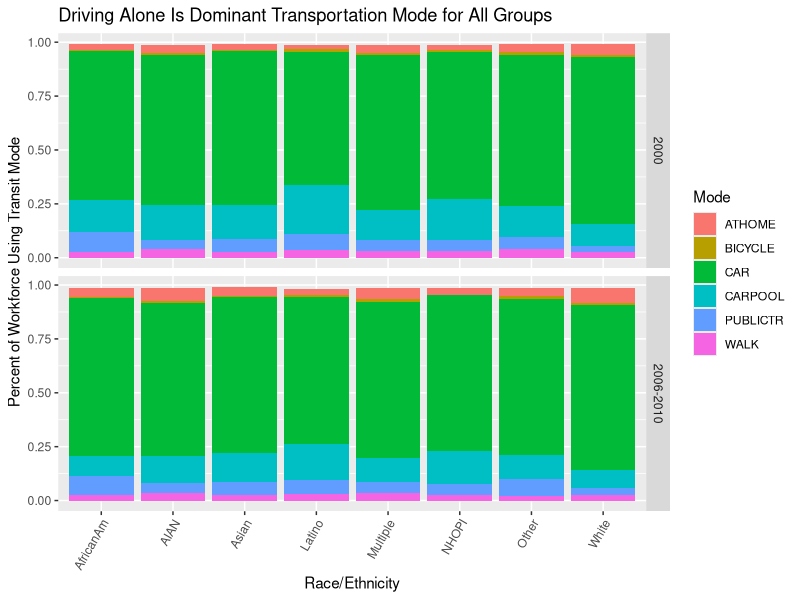
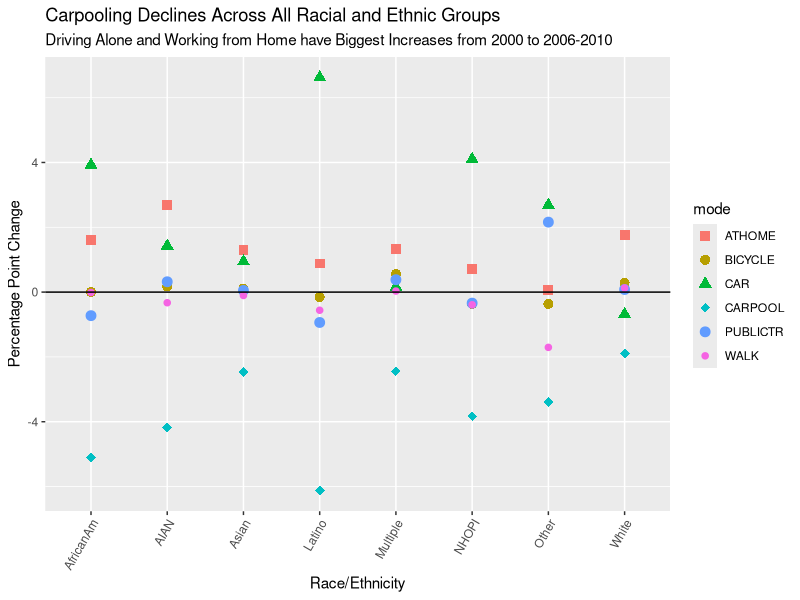
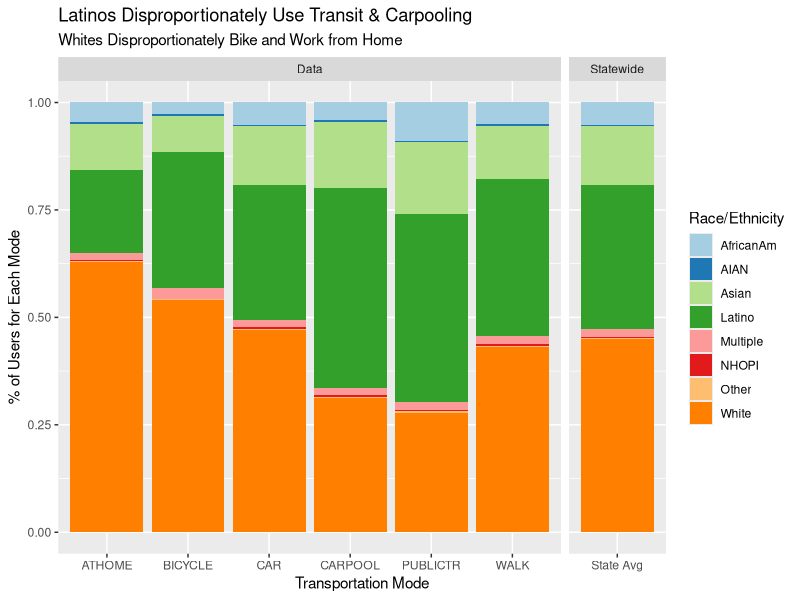
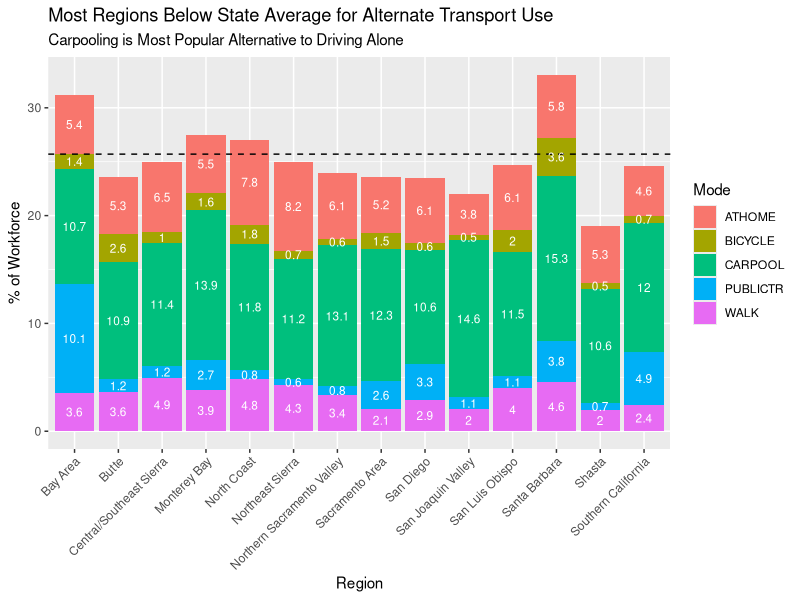
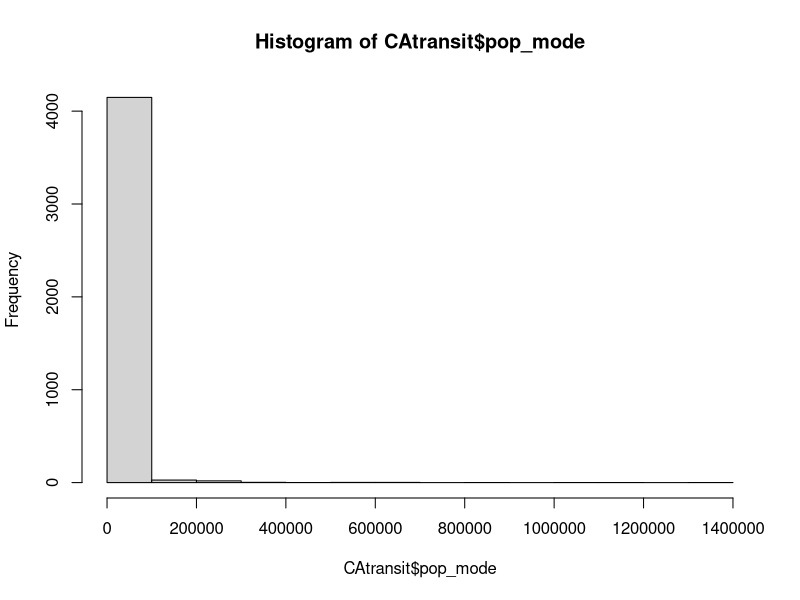
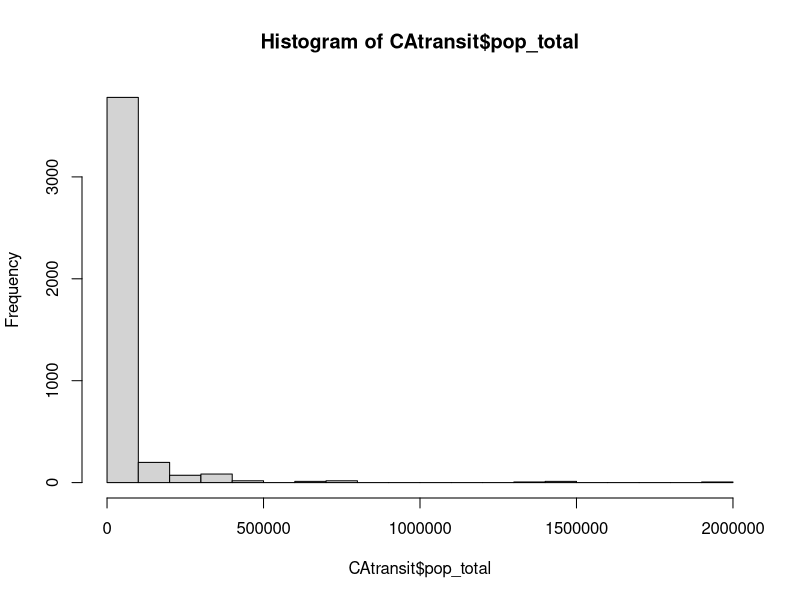
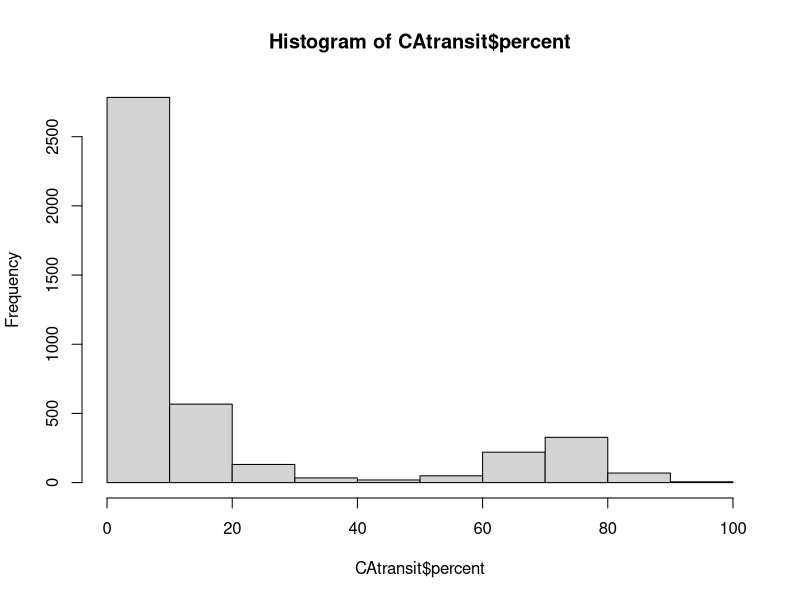
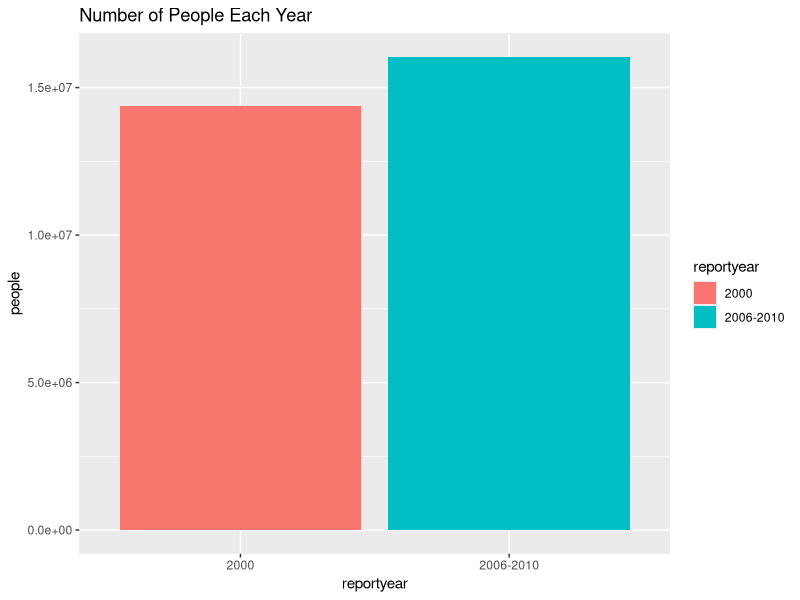

R code for these plots, in order:
# Joseph Carl
# BUAN 5210
# Final Project: CA Transportation
# Technical Appendix


# RESEARCH QUESTIONS
  # How does the proportion of people driving/carpooling to work compare to the 
    # proportion of people using alternate transportation in different parts of the state 
    # (both county and region)?
  # Do different races/ethnicities use alternative forms of transportation in varying levels, and do those levels differ across the state?
  # Have uses of alternate transportation increased or decreased over time?

# RESEARCH PLAN
# Calculate and visualize the % level of driving/carpooling compared to alternate transportation 
#      by county and region. Is there a difference between urban and rural counties/regions?
# Calculate and visualize the % level of driving/carpooling compared to alternate transportation 
#     by ethnicity. Are certain races/ethnicities more likely to use alternate transportation than others?
# Compare the level of usage (% of population) for each transportation type for 2000 and 2006-2010 
#     to see if there are differences. I want to see if alternate transportation usage has increased, 
#     decreased, or stayed the same over time, and see if there is a difference across counties and ethnicities.
# Because this dataset also has statewide data for the above averages, I can compare counties and regions 
#     to the state average to see which ones are above and below the average level.

# MAIN FINDINGS
  # 1. Change in mode usage by ethnicity and/or region from 2000 to 2006-2010
  # 2. Conditional probability of race/ethnicity given transit mode
  # 3. Alternate transport can be popular in urban, suburban, and rural regions


#--------------------------
# GETTING STARTED
#--------------------------


# Clear workspace
rm(list=ls(all=TRUE))

# Libraries
library(tidyverse)
library(maps)             # for creating county maps of California
library(RColorBrewer)


#this is the data used for this analysis
CAtransit <- read.csv("CAtransit.csv", stringsAsFactors = TRUE)


# Capwords function from toupper() documentation to make strings look better
capwords <- function(s, strict = FALSE) {
  cap <- function(s) paste(toupper(substring(s, 1, 1)),
                           {s <- substring(s, 2); if(strict) tolower(s) else s},
                           sep = "", collapse = " " )
  sapply(strsplit(s, split = " "), cap, USE.NAMES = !is.null(names(s)))
}


#--------------------------
# VISUALS USED IN FINAL REPORT
#--------------------------

# 1
# Do different races/ethnicities use transport modes differently across CA?
CAtransit %>% 
  group_by(race_eth_name, mode, reportyear) %>% 
  summarise(modepop = sum(pop_mode, na.rm=T), totpop = sum(pop_total, na.rm=T),
            perc = modepop/totpop) %>% 
  ggplot(aes(race_eth_name, perc, fill=mode))+
  geom_bar(stat="identity")+
  facet_grid(reportyear ~.)+
  theme(axis.text.x = element_text(angle = 60, hjust = 1))+
  labs(x="Race/Ethnicity",
       y="Percent of Workforce Using Transit Mode", 
       fill="Mode",
       title = "Driving Alone Is Dominant Transportation Mode for All Groups")
# whites appear to drive alone the most, while Latinos drive alone the least and carpool the most
# African Americans appear to use public transit at higher rates than others

# How much did mode usage change over time for each race/ethnicity?
CAtransit %>%  
  group_by(race_eth_name, mode, reportyear) %>% 
  summarise(modepop = sum(pop_mode, na.rm=T), totpop = sum(pop_total, na.rm=T),
            perc = modepop/totpop) %>% 
  select(-(4:5)) %>% 
  spread(reportyear, perc) %>% 
  mutate(percChange = (`2006-2010` - `2000`) / `2000` , 
         percPointChange = (`2006-2010` - `2000`)*100) %>% 
  ggplot(aes(race_eth_name, percPointChange, colour=mode, shape=mode))+
  geom_point(size=3)+
  scale_shape_manual(values = c(15,16,17,18,19,20))+
  geom_hline(yintercept = 0)+
  theme(axis.text.x = element_text(angle = 60, hjust = 1))+
  labs(x="Race/Ethnicity",
       y="Percentage Point Change", 
       fill="Mode",
       title = "Carpooling Declines Across All Racial and Ethnic Groups",
       subtitle = "Driving Alone and Working from Home have Biggest Increases from 2000 to 2006-2010")


# 2
# Construct a frequency table of race/ethnicity and transportation mode

race_transit <- CAtransit %>% filter(reportyear=="2006-2010") %>% 
  group_by(race_eth_name, mode) %>% 
  summarise(people = sum(pop_mode, na.rm=T)) 


race_transit_freq <- xtabs(people ~ race_eth_name + mode, race_transit)

# Graphing relative probabilities
transit_probs <- as.data.frame(prop.table(race_transit_freq, 2))
transit_probs$Source <- "Data"

# get statewide % of population for each group
statewide <- CAtransit %>% filter(reportyear=="2006-2010") %>% 
  group_by(race_eth_name) %>% 
  summarise(people = sum(pop_mode, na.rm=T)) %>% 
  mutate(mode = as.factor("State Avg"),
         Freq = people/sum(people),
         Source = as.factor("Statewide")) %>% 
  select(-2)

transit_probs_graph2 <-  bind_rows(transit_probs, statewide)
transit_probs_graph2$mode <- as.factor(transit_probs_graph2$mode)
transit_probs_graph2$Source <- as.factor(transit_probs_graph2$Source)


ggplot(transit_probs_graph2, aes(mode, Freq, fill = race_eth_name)) +
  geom_bar(stat="identity")+
  facet_grid(~ Source, scales = "free_x", space = "free_x")+
  labs(x="Transportation Mode",
       y="% of Users for Each Mode",
       fill="Race/Ethnicity",
       title = "Latinos Disproportionately Use Transit & Carpooling",
       subtitle = "Whites Disproportionately Bike and Work from Home")+
  scale_fill_brewer(palette = "Paired")

# 3
# what is the breakdown (by mode) of alternate transport use by region?
# just using 2006-2010 data for this one

CAtransit %>% filter(reportyear == "2006-2010" & mode != "CAR") %>% 
  group_by(region_name, mode) %>% 
  summarise(modepop = sum(pop_mode, na.rm=T), totpop = sum(pop_total, na.rm=T),
            perc = modepop/totpop*100) %>% 
  ggplot(aes(region_name, perc, fill=mode, label=round(perc,1)))+
  geom_bar(stat="identity")+
  theme(axis.text.x = element_text(angle = 45, hjust = 1))+
  geom_hline(yintercept=25.7, linetype="dashed")+
  labs(x="Region", 
       y="% of Workforce",
       fill="Mode",
       title="Most Regions Below State Average for Alternate Transport Use",
       subtitle = "Carpooling is Most Popular Alternative to Driving Alone")+
  geom_text(size=3, position = position_stack(vjust=0.5), color="white")


#--------------------------
# EDA
#--------------------------

# What's the data like?
str(CAtransit)

summary(CAtransit)

# histograms
hist(CAtransit$pop_mode)
hist(CAtransit$pop_total)
hist(CAtransit$percent)

# How are the data organized?
levels(CAtransit$geoname)         # 58 levels, 58 counties in CA
levels(CAtransit$region_name)     # 14 regions
levels(CAtransit$race_eth_name)   # 8 races/ethnicities
  # AIAN: American Indian/Alaska Native
  # NHOPI: Native Hawaiian or Pacific Islander

# Number of counties in each region
CAtransit %>% group_by(region_name) %>% 
  summarise(counties = n_distinct(geoname))

# How many people in the dataset?
CAtransit %>% group_by(reportyear) %>% 
  summarise(people = sum(pop_mode, na.rm=T)) %>%    # 14.4mil in 2000, 16mil in 2006-2010
  ggplot(aes(reportyear, people, fill=reportyear))+
  geom_bar(stat="identity", position = "dodge")+
  ggtitle("Number of People Each Year")

# How many people in each race/ethnicity group?
CAtransit %>% group_by(reportyear, race_eth_name) %>% 
  summarise(people = sum(pop_mode, na.rm=T)) %>%
  ggplot(aes(race_eth_name, people, fill=reportyear))+
  geom_bar(stat="identity", position = "dodge")+
  ggtitle("How many people of each race/ethnicity?")
# white: over 7mil
# Latino: jumped from 3.8MM to 5.4MM
# African Am: ~800M
# Asian: jumped from 1.6MM to 2.2MM
# very low levels of other groups

# How many people for each transportation type?
CAtransit %>% group_by(reportyear, mode_name) %>% 
  summarise(people = sum(pop_mode, na.rm=T)) %>% 
  ggplot(aes(mode_name, people, fill=reportyear))+
  geom_bar(stat = "identity", position = "dodge")+
  coord_flip()+
  ggtitle("How many people used each transportation type?")
# Every category except carpool decreased from 2000 to 2006-2010
  # but this makes sense since the total number of respondents also increased
# this would look good as a line graph because it's time data
CAtransit %>% group_by(reportyear, mode_name) %>% 
  summarise(people = sum(pop_mode, na.rm=T)) %>% 
  ggplot(aes(reportyear, people, group=mode_name, colour=mode_name))+
  geom_point()+
  geom_line()+
  ggtitle("How many people used each transportation type?")
# big jump in driving alone, slight decrease in carpooling
# looks like slight uptick in working at home, other categories fairly flat


# How many people in each region?
CAtransit %>% group_by(reportyear, region_name) %>% 
  summarise(people = sum(pop_mode, na.rm=T)) %>% 
  ggplot(aes(region_name, people, fill=reportyear))+
  geom_bar(stat = "identity", position = "dodge")+
  coord_flip()+
  ggtitle("How many people in each region?")
# largest area by far is SoCal, over 7MM people, 
    # includes all of LA metro counties plus Imperial county
# followed by Bay Area with over 3MM people
# smaller regions of San Diego, San Joaquin Valley, and Sacramento, ~.5MM each
    # this could be a good breakdown of big city/medium/small or rural

# How many people in each county?
popbyCounty2006 <- CAtransit %>% filter(reportyear == "2006-2010") %>% 
  group_by(tolower(geoname)) %>% 
  summarise(people = sum(pop_mode, na.rm=T))
names(popbyCounty2006) <- c("subregion", "people")

popbyCounty2000 <- CAtransit %>% filter(reportyear == "2000") %>% 
  group_by(tolower(geoname)) %>% 
  summarise(people = sum(pop_mode, na.rm=T))
names(popbyCounty2000) <- c("subregion", "people")


# How closely related are # of people for each commute vs total people?
ggplot(CAtransit, aes(pop_total, pop_mode, colour = mode))+
  geom_point()+
  facet_grid(reportyear ~ .)    # view each year separately
  # car is still dominant, and each mode appears in almost perfect line -- 
  # little variation in proportions?
# Look at each mode separately
ggplot(CAtransit, aes(pop_total, pop_mode, colour = mode))+
  geom_point()+
  facet_wrap(~mode)
  # a little easier to see the variation in this graph, the plots no longer look quite
  # as tight linearly, particularly in large population counties

# each transport type - this would look good as a proportional bar graph, 
      # using percentage instead of # of people


# How does the proportion of people driving/carpooling to work compare to the proportion of people 
    # using alternate transportation in different parts of the state (both county and region)?
# start with aggregate usage of each transportation mode

CAtransit %>% group_by(reportyear, mode) %>% 
  summarise(modepop = sum(pop_mode, na.rm=T), totpop = sum(pop_total, na.rm=T),
            perc = modepop/totpop) %>% 
  ggplot(aes(reportyear, perc, fill=mode))+
  geom_bar(stat="identity")+
  coord_flip()
  # not much change in the aggregate. car is dominant at over 70% of commuters
  # car usage increased slightly statewide from 2000 to 2006-2010, carpool declined slightly
  # and working from home increased slightly

# but we can use this code to get the state averages
CAstateModeRates <- CAtransit %>% group_by(reportyear, mode) %>% 
  summarise(modepop = sum(pop_mode, na.rm=T), totpop = sum(pop_total, na.rm=T),
            perc = modepop/totpop)

# CAbyCounty %>% group_by(reportyear, geoname, mode) %>% 
#   summarise(pplPerCounty = sum(pop_total/6-sum(is.na(pop_total))) )
#   summarise(modepop = sum(pop_mode, na.rm=T), totpop = sum(pop_total, na.rm=T),
#             perc = modepop/totpop)

# What was the percent change of each mode of transport?
CAtransit %>% group_by(mode, reportyear) %>% 
  summarise(modepop = sum(pop_mode, na.rm=T), totpop = sum(pop_total, na.rm=T),
            perc = modepop/totpop) %>% 
  select(-(3:4)) %>%                                      # get rid of totals and keep %
  spread(reportyear, perc) %>% 
  mutate(percChange = (`2006-2010` - `2000`) / `2000` , 
         percPointChange = (`2006-2010` - `2000`)*100) %>% 
  ggplot(aes(mode, percPointChange, fill=mode))+
  geom_bar(stat="identity")+
  ggtitle("Percentage Point Change in Transport Mode Usage Statewide")+
  theme(axis.text.x = element_text(angle = 60, hjust = 1))
  

# How does the use of alternate transportation (including carpooling) compare to car usage?
CAtransit %>% group_by(mode, reportyear) %>% 
  summarise(modepop = sum(pop_mode, na.rm=T), totpop = sum(pop_total, na.rm=T),
            perc = modepop/totpop) %>% 
  select(-(3:4)) %>% 
  spread(reportyear, perc) %>% 
  mutate(alt = ifelse(mode=="CAR", "Driving Alone", "Alternate Transport")) %>% 
  group_by(alt) %>% 
  summarise(year2000 = sum(`2000`), year2006.2010 = sum(`2006-2010`)) %>% 
  gather("year", "percent", 2:3) %>% 
  ggplot(aes(year, percent, fill=alt))+
  geom_bar(stat="identity")+
  ggtitle("Slight Decline in Use of Alternate Transportation\nfrom 2000 to 2006-2010")

# Does the breakdown of transport mode usage vary across regions?
CAtransit %>%  
  group_by(region_name, mode, reportyear) %>% 
  summarise(modepop = sum(pop_mode, na.rm=T), totpop = sum(pop_total, na.rm=T),
            perc = modepop/totpop) %>% 
  ggplot(aes(region_name, perc, fill=mode))+
  geom_bar(stat="identity")+
  facet_grid(reportyear ~.)+
  theme(axis.text.x = element_text(angle = 60, hjust = 1))
# car is still mostly dominant across CA, hard to see minor changes in levels of this graph
# try calculating the % change of each mode in each region
CAtransit %>%  
  group_by(region_name, mode, reportyear) %>% 
  summarise(modepop = sum(pop_mode, na.rm=T), totpop = sum(pop_total, na.rm=T),
            perc = modepop/totpop) %>% 
  select(-(4:5)) %>% 
  spread(reportyear, perc) %>% 
  mutate(percChange = (`2006-2010` - `2000`) / `2000` , 
         percPointChange = (`2006-2010` - `2000`)*100) %>% 
  ggplot(aes(region_name, percPointChange, colour=mode, shape=mode))+
  geom_point(size=3)+
  scale_shape_manual(values = c(15,16,17,18,19,20))+
  geom_hline(yintercept = 0)+
  theme(axis.text.x = element_text(angle = 60, hjust = 1))+
  labs(
    title = "Carpooling Declines Across All Regions",
    subtitle = "Driving Alone and Working from Home have Modest Increases")

# Do different races/ethnicities use transport modes differently across CA?
CAtransit %>% 
  group_by(race_eth_name, mode, reportyear) %>% 
  summarise(modepop = sum(pop_mode, na.rm=T), totpop = sum(pop_total, na.rm=T),
            perc = modepop/totpop) %>% 
  ggplot(aes(race_eth_name, perc, fill=mode))+
  geom_bar(stat="identity")+
  facet_grid(reportyear ~.)+
  theme(axis.text.x = element_text(angle = 60, hjust = 1))+
  labs(x="Race/Ethnicity",
       y="Percent of Workforce", 
       fill="Mode",
       title = "Driving Alone Is Dominant Transportation Mode for All Groups")
# whites appear to drive alone the most, while Latinos drive alone the least and carpool the most
# African Americans appear to use public transit at higher rates than others


# How much did mode usage change over time for each race/ethnicity?
CAtransit %>%  
  group_by(race_eth_name, mode, reportyear) %>% 
  summarise(modepop = sum(pop_mode, na.rm=T), totpop = sum(pop_total, na.rm=T),
            perc = modepop/totpop) %>% 
  select(-(4:5)) %>% 
  spread(reportyear, perc) %>% 
  mutate(percChange = (`2006-2010` - `2000`) / `2000` , 
         percPointChange = (`2006-2010` - `2000`)*100) %>% 
  ggplot(aes(race_eth_name, percPointChange, colour=mode, shape=mode))+
  geom_point(size=3)+
  scale_shape_manual(values = c(15,16,17,18,19,20))+
  geom_hline(yintercept = 0)+
  theme(axis.text.x = element_text(angle = 60, hjust = 1))+
  labs(x="Race/Ethnicity",
       y="Percentage Point Change", 
       fill="Mode",
       title = "Carpooling Declines Across All Racial/Ethnic Groups",
       subtitle = "Driving Alone and Working from Home have Biggest Increases from 2000 to 2006-2010")


# How does the % driving alone vary across counties? (maybe not much based on it not varying much by region)
UseByCounty <- CAtransit %>% 
  group_by(tolower(geoname), mode, reportyear) %>% 
  summarise(modepop = sum(pop_mode, na.rm=T), totpop = sum(pop_total, na.rm=T),
            perc = modepop/totpop) %>% 
  select(-(4:5)) %>% 
  spread(reportyear, perc)
names(UseByCounty) <- c("subregion", "mode", "perc2000", "perc2006.2010")


# Which counties are the biggest bicyclists?
CAtransit %>% 
  group_by(tolower(geoname), mode, reportyear) %>% 
  summarise(modepop = sum(pop_mode, na.rm=T), totpop = sum(pop_total, na.rm=T),
            perc = modepop/totpop*100) %>% 
  select(-(4:5)) %>% 
  spread(reportyear, perc) %>% 
  filter(mode=="BICYCLE") %>% 
  arrange(desc(`2006-2010`)) %>% 
  filter(`2006-2010` > 1.5) %>%     # gets counties with > 1.5% of workforce biking
  gather("year", "perc", 3:4) %>% 
  ggplot(aes(perc, reorder(capwords(`tolower(geoname)`), perc), color=year))+
  geom_point(size=3)+
  theme_bw() +
  theme(panel.grid.major.x = element_blank(), 
        panel.grid.minor.x = element_blank(),
        panel.grid.major.y = element_line(colour = "grey60", linetype = "dashed"))
# Yolo county over 7% (Home of Davis, Bike Capital of America)
# Santa Barbara and Inyo both over 3%


# Which counties are using transit at the highest % of population?
UseByCounty %>% group_by(mode) %>% 
  top_n(12, perc2006.2010) %>% 
  arrange(desc(perc2006.2010)) %>% 
  filter(mode=="PUBLICTR") %>% 
  gather("year", "percent", 3:4) %>% 
  ggplot(aes(percent*100, reorder(capwords(subregion), percent), color=year)) +
  geom_point(size=3)+
  geom_vline(xintercept = 5.13, color = "red") +      # vertical line for state average
  theme_bw() +
  theme(panel.grid.major.x = element_blank(), 
        panel.grid.minor.x = element_blank(),
        panel.grid.major.y = element_line(colour = "grey60", linetype = "dashed"))+
  labs(y= "County",
       title = "Transit Usage Highest in Areas with Biggest Transit Systems",
       subtitle = "San Francisco's Transit Usage Far Surpasses Other Counties")+
  scale_x_continuous("Percent of Workforce", limits = c(0,35), breaks = seq(0,35,5))


# Which counties are utilizing alternate transport (not driving alone) at the highest rates?
CAtransit %>% group_by(geoname, mode, reportyear) %>% 
  summarise(modepop = sum(pop_mode, na.rm=T), totpop = sum(pop_total, na.rm=T),
            perc = modepop/totpop) %>% 
  select(-(4:5)) %>% 
  filter(mode == "CAR") %>% 
  mutate(AltPerc = (1-perc)*100) %>% 
  select(-4) %>% 
  spread(reportyear, AltPerc) %>% 
  arrange(desc(`2006-2010`)) %>% 
  filter(`2006-2010` > 30) %>%          # select counties where >30% uses alternate transport
  gather("year", "percent", 3:4) %>% 
  ggplot(aes(percent, reorder(capwords(as.character(geoname)), percent), color = year)) +
  geom_point(size = 3) +
  geom_vline(xintercept = 27.0, color = "lightseagreen") +    # statewide average in 2006-2010
  geom_vline(xintercept = 28.2, color = "brown1") +           # statewide average for 2000
  theme_bw() +
  theme(panel.grid.major.x = element_blank(), 
        panel.grid.minor.x = element_blank(),
        panel.grid.major.y = element_line(colour = "grey60", linetype = "dashed"))+
  labs(x= "Percent of Workforce",
       y= "County",
       color = "Year",
       title = "Alternate Transport Usage High in Both Urban and Rural Counties",
       subtitle = "Statewide Average for Alternate Transport is 27.0%")
  
# Which races/ethnicities are utilizing alternate transport (not driving alone) at the highest rates?
CAtransit %>% group_by(race_eth_name, mode, reportyear) %>% 
  summarise(modepop = sum(pop_mode, na.rm=T), totpop = sum(pop_total, na.rm=T),
            perc = modepop/totpop) %>% 
  select(-(4:5)) %>% 
  filter(mode == "CAR") %>% 
  mutate(AltPerc = (1-perc)*100) %>% 
  select(-4) %>% 
  spread(reportyear, AltPerc) %>% 
  arrange(desc(`2006-2010`)) %>% 
  gather("year", "percent", 3:4) %>% 
  ggplot(aes(percent, reorder(race_eth_name, percent), color = year)) +
  geom_point(size = 3) +
  geom_vline(xintercept = 27.0, color = "lightseagreen") +    # statewide average in 2006.2010
  geom_vline(xintercept = 28.2, color = "brown1") +           # statewide average for 2000
  theme_bw() +
  theme(panel.grid.major.x = element_blank(), 
        panel.grid.minor.x = element_blank(),
        panel.grid.major.y = element_line(colour = "grey60", linetype = "dashed"))+
  labs(x= "Percent of Workforce",
       y= "Race/Ethnicity",
       color = "Year",
       title = "Alternate Transport Use by Race/Ethnicity",
       subtitle = "Latinos Well Above State Average, Whites well Below")


# what is the breakdown (by mode) of alternate transport use by region?
  # just using 2006-2010 data for this one
CAtransit %>% filter(reportyear == "2006-2010" & mode != "CAR") %>% 
  group_by(region_name, mode) %>% 
  summarise(modepop = sum(pop_mode, na.rm=T), totpop = sum(pop_total, na.rm=T),
            perc = modepop/totpop*100) %>% 
  ggplot(aes(region_name, perc, fill=mode, label=round(perc,1)))+
  geom_bar(stat="identity")+
  theme(axis.text.x = element_text(angle = 60, hjust = 1))+
  geom_hline(yintercept=25.7, linetype="dashed")+
  labs(x="Region", 
       y="% of Workforce",
       fill="Mode",
       title="Most Regions Below State Average for Alternate Transport Use",
       subtitle = "Carpooling is Most Popular Alternative to Driving Alone")+
  geom_text(size=3, position = position_stack(vjust=0.5), color="white")
  



#--------------------------
# CONDITIONAL PROBABILITIES
#--------------------------

# Construct a frequency table of race/ethnicity and transportation mode

race_transit <- CAtransit %>% filter(reportyear=="2006-2010") %>% 
  group_by(race_eth_name, mode) %>% 
  summarise(people = sum(pop_mode, na.rm=T)) 

# heat map of race/ethnicity and transport mode

race_transit_freq <- xtabs(people ~ race_eth_name + mode, race_transit)

# Is mode of transportation independent of race/ethnicity?
# Do a chi-squared test
chisq.test(race_transit_freq)
# p-value > 0.5, reject Ho, mode of transportation depends on race/ethnicity

# Graphing relative probabilities
transit_probs <- as.data.frame(prop.table(race_transit_freq, 2))
transit_probs$Source <- "Data"

# get statewide % of population for each group
statewide <- CAtransit %>% filter(reportyear=="2006-2010") %>% 
  group_by(race_eth_name) %>% 
  summarise(people = sum(pop_mode, na.rm=T)) %>% 
  mutate(mode = as.factor("State Avg"),
         Freq = people/sum(people),
         Source = as.factor("Statewide")) %>% 
  select(-2)

transit_probs_graph2 <-  bind_rows(transit_probs, statewide)
transit_probs_graph2$mode <- as.factor(transit_probs_graph2$mode)
transit_probs_graph2$Source <- as.factor(transit_probs_graph2$Source)

statewide2 <- CAtransit %>% filter(reportyear=="2006-2010") %>% 
  group_by(race_eth_name) %>% 
  summarise(people = sum(pop_mode, na.rm=T)) %>% 
  mutate(perc = people/sum(people)) %>% 
  select(-2)

transit_probs_graph <- inner_join(transit_probs, statewide2, by="race_eth_name") %>% 
  mutate(diff = Freq - perc)

# Plot conditional probabilities
ggplot(transit_probs_graph, aes(race_eth_name, mode, fill = diff)) +
  geom_raster()+
  geom_text(aes(label = round(Freq*100, 2)), size = 4.5)+
  theme_minimal()+
  scale_fill_gradient2(low = "darkred", mid = "lightgrey", high = "blue", 
                       midpoint = 0,
                      breaks = c(0,20,40,60))+
  labs(x="Race/Ethnicity",
       y="Transportation Mode",
       fill="Over/Under-Represented",
       title = "Conditional Probability of Race Given Transport Mode", 
       subtitle = "Latinos and Asians Use Transit and Carpooling at Disproportionately High Levels")

ggplot(transit_probs_graph2, aes(mode, Freq, fill = race_eth_name)) +
  geom_bar(stat="identity")+
  facet_grid(~ Source, scales = "free_x", space = "free_x")+
  labs(x="Transportation Mode",
       y="% of Users for Each Mode",
       fill="Race/Ethnicity",
       title = "Latinos Disproportionately Use Transit & Carpooling",
       subtitle = "Whites Disproportionately Bike and Work from Home")+
  scale_fill_brewer(palette = "Paired")
  
class(race_transit_freq)

addmargins(race_transit_freq)

race_transit_prop <- prop.table(race_transit_freq)
round(race_transit_prop, 6)

round(addmargins(race_transit_prop), 6)

# Relative probabilities
  # Ex: What's the probability that someone takes public transit given that they're white?
  # P(publictr|white) = P(publictr,white)/P(white)
prop.table(race_transit_freq,1)     # 3.21%
  # Ex: What's the probability that someone who works from home is Latino?
  # P(Latino | wfh) = P(Latino,wfh)/P(wfh)
prop.table(race_transit_freq,2)     # 19.2%
  # interesting findings: Latinos are disproportionately more likely to carpool

#--------------------------
# MAP DATA
#--------------------------

# Maps created with the help of:
  # http://eriqande.github.io/rep-res-web/lectures/making-maps-with-R.html

ca_df <- map_data("state") %>% 
  subset(region == "california")
ca_counties <- map_data("county") %>% 
  subset(region == "california")

ca_base <- ggplot(ca_df, aes(x=long, y=lat, group=group))+
  coord_fixed(1.3)+
  geom_polygon(color = "black", fill = "gray")

ca_base +
  geom_polygon(data = ca_counties, fill = NA, color = "white") +
  geom_polygon(color="black", fill=NA)

# plot 2006-2010 people by county
ca_co_ppl2006 <- inner_join(ca_counties, popbyCounty2006, by = "subregion")
ca_co_ppl2000 <- inner_join(ca_counties, popbyCounty2000, by = "subregion")

# Following theme courtesy of:
# http://eriqande.github.io/rep-res-web/lectures/making-maps-with-R.html
ditch_the_axes <- theme(
  axis.text = element_blank(),
  axis.line = element_blank(),
  axis.ticks = element_blank(),
  panel.border = element_blank(),
  panel.grid = element_blank(),
  axis.title = element_blank()
)

# Map of number of people in each county in 2006-2010
ca_base +
  geom_polygon(data = ca_co_ppl2006, aes(fill=people), color="white")+
  geom_polygon(color="black", fill=NA)+
  theme_bw()+
  ditch_the_axes+
  scale_fill_gradient(low = "white", high = "darkred",
                      trans = "log10")+
  ggtitle("Number of commuters in 2006-2010")

ca_base +
  geom_polygon(data = ca_co_ppl2000, aes(fill=people), color="white")+
  geom_polygon(color="black", fill=NA)+
  theme_bw()+
  ditch_the_axes+
  scale_fill_gradient(low = "white", high = "darkred",
                      trans = "log10")+
  ggtitle("Number of commuters in 2000")



# Map the county level transport use data
CountyDatatoMap <- inner_join(ca_counties, UseByCounty, by = "subregion")

# Driving alone in 2000 and 2006.2010
ca_base +
  geom_polygon(data = filter(CountyDatatoMap, mode=="CAR") %>% select(-9),
               aes(fill=perc2000*100), color="white") +
  geom_polygon(color="black", fill=NA)+
  theme_bw()+
  ditch_the_axes+
  labs(fill="Percent",
       title = "% of Drive Alone commuters in 2000",
       subtitle = "Outside of San Francisco, Car Remains King in CA")+
  scale_fill_gradient(low = "white", 
                       high = "darkred" ) 
car2006 <- ca_base +
  geom_polygon(data = filter(CountyDatatoMap, mode=="CAR") %>% select(-8),
               aes(fill=perc2006.2010*100), color="white") +
  geom_polygon(color="black", fill=NA)+
  theme_bw()+
  ditch_the_axes+
  labs(fill="Percent",
       title = "Driving Alone")+
  scale_fill_gradient(low = "white", 
                      high = "darkred" ) 

# title = "% of Drive Alone commuters in 2006-2010",
# subtitle = "Outside of San Francisco, Car Remains King in CA"
car2006

# As for carpooling
ca_base +
  geom_polygon(data = filter(CountyDatatoMap, mode=="CARPOOL") %>% select(-9),
               aes(fill=perc2000*100), color="white") +
  geom_polygon(color="black", fill=NA)+
  theme_bw()+
  ditch_the_axes+
  labs(fill="Percent")+
  scale_fill_gradient(low = "white", 
                      high = "darkred" ) +
  ggtitle("% of Workforce who Carpooled in 2000")
carpool2006 <- ca_base +
  geom_polygon(data = filter(CountyDatatoMap, mode=="CARPOOL") %>% select(-8),
               aes(fill=perc2006.2010*100), color="white") +
  geom_polygon(color="black", fill=NA)+
  theme_bw()+
  ditch_the_axes+
  labs(fill="Percent",
       title="Carpool")+
  scale_fill_gradient(low = "white", 
                      high = "darkred" )
  
# ggtitle("% of Workforce who Carpooled in 2006-2010")
carpool2006


# Bicycling
ca_base +
  geom_polygon(data = filter(CountyDatatoMap, mode=="BICYCLE") %>% select(-9),
               aes(fill=perc2000*100), color="white") +
  geom_polygon(color="black", fill=NA)+
  theme_bw()+
  ditch_the_axes+
  labs(fill="Percent")+
  scale_fill_gradient(low = "white", 
                      high = "darkred" ) +
  ggtitle("% of Workforce who Biked in 2000")
bike2006 <- ca_base +
  geom_polygon(data = filter(CountyDatatoMap, mode=="BICYCLE") %>% select(-8),
               aes(fill=perc2006.2010*100), color="white") +
  geom_polygon(color="black", fill=NA)+
  theme_bw()+
  ditch_the_axes+
  labs(fill="Percent",
       title="Bicycle")+
  scale_fill_gradient(low = "white", 
                      high = "darkred" ) 
# title = "% of Workforce who Biked in 2006-2010",
# subtitle = "Yolo Remains Bike Capital, Santa Barbara and Inyo both over 3%")+

bike2006

# How do the counties vary for public transit usage?
# Map public transit use
ca_base +
  geom_polygon(data = filter(CountyDatatoMap, mode=="PUBLICTR") %>% select(-9),
               aes(fill=perc2000*100), color="white") +
  geom_polygon(color="black", fill=NA)+
  theme_bw()+
  ditch_the_axes+
  labs(fill="Percent",
       title = "% of Workforce who Took Public Transit in 2000",
       subtitle = "San Francisco Leads at 32%, Bay Area and LA Near 10%")+
  scale_fill_gradient(low = "white", 
                      high = "darkred",
                      breaks = c(0,5,10,20,30),
                      trans="sqrt")                     # Transformed scale to sqrt bc of San Francisco
transit2006 <- ca_base +
  geom_polygon(data = filter(CountyDatatoMap, mode=="PUBLICTR") %>% select(-8),
               aes(fill=perc2006.2010*100), color="white") +
  geom_polygon(color="black", fill=NA)+
  theme_bw()+
  ditch_the_axes+
  labs(fill="Percent",
       title = "Public Transit") +
  scale_fill_gradient(low = "white", 
                      high = "darkred",
                      breaks = c(0,5,10,20,30),
                      trans = "sqrt")                   # Transformed scale to sqrt bc of San Francisco

# % of Workforce who Took Public Transit in 2006-2010
# San Francisco Leads at 32%, Bay Area and LA Near 10%
transit2006

# What about working from home? (guessing more prominent in urban counties)
UseByCounty %>% group_by(mode) %>% 
  top_n(10, perc2000) %>% 
  arrange(desc(perc2000)) %>% 
  filter(mode=="ATHOME")
UseByCounty %>% group_by(mode) %>% 
  top_n(10, perc2006.2010) %>% 
  arrange(desc(perc2006.2010)) %>% 
  filter(mode=="ATHOME")  
  # looks like it's mostly rural counties actually
ca_base +
  geom_polygon(data = filter(CountyDatatoMap, mode=="ATHOME") %>% select(-9),
               aes(fill=perc2000*100), color="white") +
  geom_polygon(color="black", fill=NA)+
  theme_bw()+
  ditch_the_axes+
  labs(fill="Percent",
       title = "% of Workforce who Worked from Home in 2000") +
  scale_fill_gradient(low = "white", 
                      high = "darkred") 
athome2006 <- ca_base +
  geom_polygon(data = filter(CountyDatatoMap, mode=="ATHOME") %>% select(-8),
               aes(fill=perc2006.2010*100), color="white") +
  geom_polygon(color="black", fill=NA)+
  theme_bw()+
  ditch_the_axes+
  labs(fill="Percent",
       title = "Work from Home") +
  scale_fill_gradient(low = "white", 
                      high = "darkred",
                      breaks = c(0,5,10,20),
                      trans = "sqrt") 
# % of Workforce who Worked from Home in 2006-2010
athome2006

# What about walking to work? (probably not too common outside SF)
UseByCounty %>% group_by(mode) %>% 
  top_n(10, perc2000) %>% 
  arrange(desc(perc2000)) %>% 
  filter(mode=="WALK")
UseByCounty %>% group_by(mode) %>% 
  top_n(10, perc2006.2010) %>% 
  arrange(desc(perc2006.2010)) %>% 
  filter(mode=="WALK")  
  # actually, it's a bunch of rural counties and San Francisco. Maybe people living in small towns
  # walk to work?
ca_base +
  geom_polygon(data = filter(CountyDatatoMap, mode=="WALK") %>% select(-9),
               aes(fill=perc2000*100), color="white") +
  geom_polygon(color="black", fill=NA)+
  theme_bw()+
  ditch_the_axes+
  labs(fill="Percent",
       title = "% of Workforce who Walked to Work in 2000") +
  scale_fill_gradient(low = "white", 
                      high = "darkred",
                      trans = "sqrt") 
walk2006 <- ca_base +
  geom_polygon(data = filter(CountyDatatoMap, mode=="WALK") %>% select(-8),
               aes(fill=perc2006.2010*100), color="white") +
  geom_polygon(color="black", fill=NA)+
  theme_bw()+
  ditch_the_axes+
  labs(fill="Percent",
       title="Walk") +
  scale_fill_gradient(low = "white", 
                      high = "darkred",
                      trans = "sqrt") 
# % of Workforce who Walked to Work in 2006-2010
walk2006
